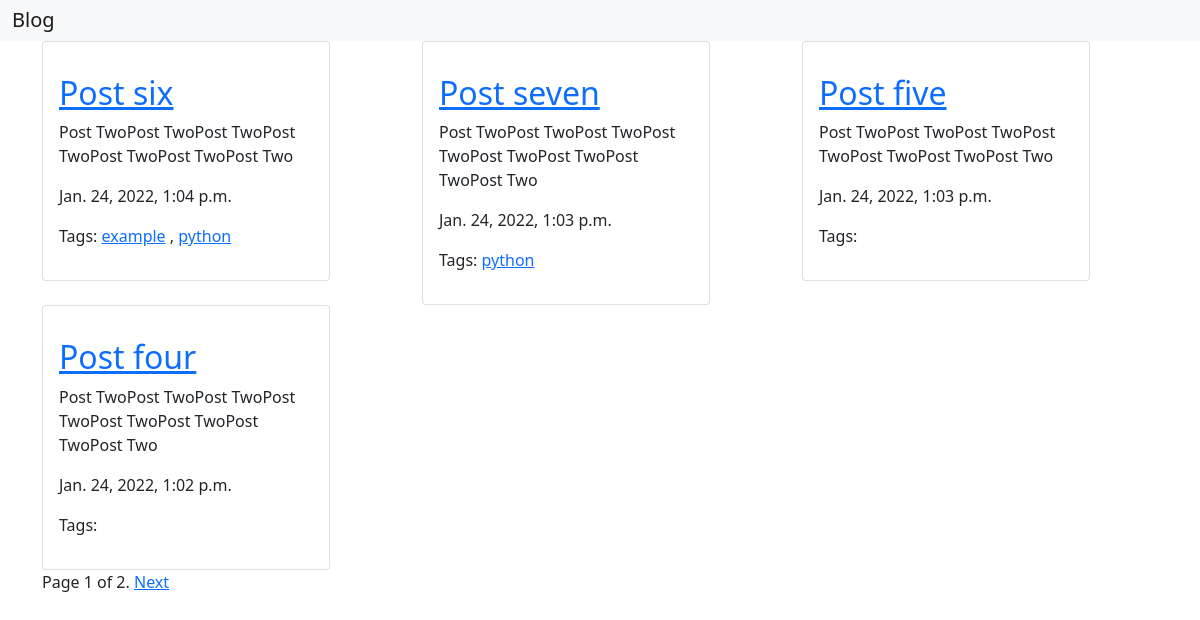
The page / on the database its author committed.
### twoproject/models.py (models this page shows, shortened)
class Post(models.Model):
    author = models.ForeignKey(settings.AUTH_USER_MODEL, on_delete=models.CASCADE)
    title = models.CharField(max_length=150, blank=True,null=True)
    text = models.TextField(blank=True,null=True)
    created= models.DateTimeField(default=timezone.now)
    link = models.CharField( max_length=300,blank=True, null= True)
    tags = TaggableManager()
    class Meta:
        verbose_name_plural = 'Обьявления'
        verbose_name = 'Обьявление'
        ordering = ['-created']

### twoproject/views.py (the view)
# urls.py: path('',views.posts),
def posts(request, tag_slug = None):
    posts = Post.objects.all()
    pageNum = request.GET.get('page')
    tag = None
    if tag_slug:
        tag = get_object_or_404(Tag, slug = tag_slug)
        posts = posts.filter(tags__in = [tag])
    paginator = Paginator(posts, 4)
    try:
        posts = paginator.page(pageNum)
    except PageNotAnInteger:
        posts = paginator.page(1)
    return render(request,'Bil/post_list.html', {'posts':posts,
                                                 'page_number': pageNum,
                                                 'tag': tag,
                                                 })

### twoproject/templates/Bil/post_list.html (shortened to what this page needs)
{% extends 'Bil/base.html' %}
{% block 1 %}
<div class="container">
        <div class="row">
    {% for post in posts %}
            <div class="col">
                <div class="card" style="width: 18rem;">
                  <div class="card-body">
        <p class="card-text">
            <h2><a href="{% url 'post_detail' post.pk %}">{{post.title}}</a> </h2>
            <p> {{post.text}}</p>
            <p>{{post.created}}</p>
            <p class="tags">
                Tags:
                {% for tag in post.tags.all %}
                    <a href="{% url 'post_list' tag.slug %}"> {{ tag.name }}</a>
                {% if not forloop.last %}, {% endif %}
                {% endfor %}
            </p>
        </p>
  </div>
</div>
            </div>
{% endfor %}
     </div>
    </div>
<div class="container">
    {% include "Bil/paginator.html" with page=posts%}
</div>
{% endblock %}

### twoproject/templates/Bil/base.html (shortened to what this page needs)
<!DOCTYPE html>
<html lang="en">
<head>
    <link href="https://cdn.jsdelivr.net/npm/bootstrap@5.1.3/dist/css/bootstrap.min.css" rel="stylesheet">
</head>
<body>
<nav class="navbar navbar-light bg-light">
  <div class="container-fluid">
      <a href="http://localhost:8000" style="text-decoration: none"><span class="navbar-brand mb-0 h1" >Blog</span></a>
  </div>
</nav>
    {% block 1 %}
    {% endblock %}
</body>
</html>

### twoproject/templates/Bil/paginator.html (shortened to what this page needs)
<div class="pagination">
    <span class="step-links">
        <span class="current">
            Page {{ page.number }} of {{ page.paginator.num_pages }}.
        </span>
        {% if page.has_next %}
            <a href="?page={{ page.next_page_number }}">Next</a>
        {% endif %}
    </span>
</div>

### rows shown on the page
Post: title "Post six", text "Post TwoPost TwoPost TwoPost TwoPost TwoPost TwoPost Two", created "Jan. 24, 2022, 1:04 p.m."
Tag: name "example"
Tag: name "python"
Post: title "Post seven", text "Post TwoPost TwoPost TwoPost TwoPost TwoPost TwoPost TwoPost Two", created "Jan. 24, 2022, 1:03 p.m."
Post: title "Post five", text "Post TwoPost TwoPost TwoPost TwoPost TwoPost TwoPost Two", created "Jan. 24, 2022, 1:03 p.m."
Post: title "Post four", text "Post TwoPost TwoPost TwoPost TwoPost TwoPost TwoPost TwoPost Two", created "Jan. 24, 2022, 1:02 p.m."

### other values the page prints
{{ page.number }} "1"
{{ page.paginator.num_pages }} "2"
